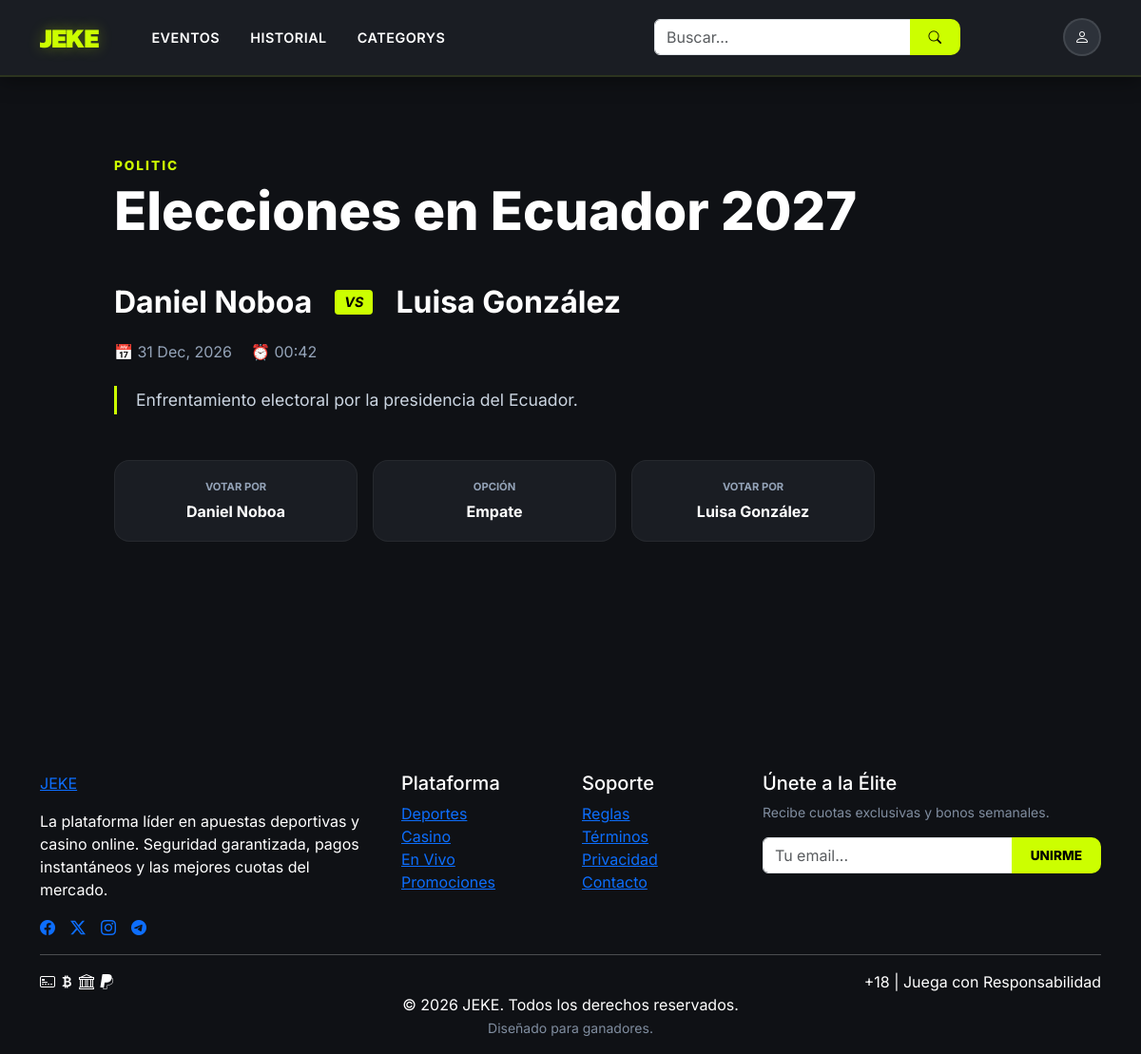
The page /test/7/ on the database its author committed.
### events/models.py (models this page shows, shortened)
class Evento(models.Model):
    creator = models.ForeignKey(
        settings.AUTH_USER_MODEL,
        on_delete=models.CASCADE,
        related_name="eventos_creados"
    )
    event_name = models.CharField(max_length=255)
    category = models.CharField(max_length=100)
    profit = models.IntegerField(default=80,validators=[MinValueValidator(75),MaxValueValidator(95)])
    min_bet_amount = models.DecimalField(max_digits=10 , decimal_places=2, default=Decimal("5.00"), validators=[MinValueValidator(Decimal("5.00"))])
    first_name = models.CharField(max_length=255)
    second_name = models.CharField(max_length=255)
    description = models.TextField(max_length=255)
    event_date = models.DateTimeField(default=timezone.now,editable= False)
    class State (models.TextChoices):
        OPEN = "open", "Abierto"
        CLOSE = "close" , "Abierto"
        FINISHED = "finished","Finalizado"
    state = models.CharField(
        max_length=40,
        choices= State.choices,
        default=State.OPEN,
    )
    class Winner_Result (models.TextChoices):
        FIRST_OPTION = "first_option","primera_opcion"
        SECOND_OPTION = "second_option","segunda_opcion"
        DRAW = "draw","empate"
    winner_result = models.CharField(
        max_length=30,
        choices=Winner_Result.choices,
        blank=True,
    )
    close_date = models.DateTimeField()
    created_at = models.DateTimeField(auto_now_add=True)

### users/views.py (the view)
# urls.py: path("test/<int:id>/", views.test_view, name="test"),
def test_view(request, id):
    event = Evento.objects.filter(id=id).values().first()
    return render(request, 'test.html', {'event': event})

### users/context_processors.py (called while the page is built)
def site_info(request):
    categorys = Category.objects.all().values()
    balance = None
    if request.user.is_authenticated:
        balance_obj = Balance.objects.filter(user=request.user).first()
        if balance_obj:
            balance = balance_obj.balance
    return {
        "category": categorys,
        "balance": balance
    }

### users/templates/test.html (shortened to what this page needs)
{% extends 'master.html' %}
{% block content %}
<div class="jeke-detail-wrapper">
    <header class="jeke-header">
        <span class="jeke-category-badge">{{ event.category }}</span>
        <h1 class="jeke-title">{{ event.event_name }}</h1>
    </header>
    <div class="jeke-body">
        <div class="jeke-vs-container">
            <span>{{ event.first_name }}</span>
            <span class="jeke-vs-tag">VS</span>
            <span>{{ event.second_name }}</span>
        </div>
        <div class="jeke-meta">
            <span>📅 {{ event.close_date|date:"d M, Y" }}</span>
            <span>⏰ {{ event.close_date|date:"H:i" }}</span>
        </div>
        <div class="jeke-description">
            {{ event.description }}
        </div>
        <div class="jeke-actions-grid">
            <button class="jeke-btn">
                <span class="btn-label">Votar por</span>
                {{ event.first_name }}
            </button>
            <button class="jeke-btn">
                <span class="btn-label">Opción</span>
                Empate
            </button>
            <button class="jeke-btn">
                <span class="btn-label">Votar por</span>
                {{ event.second_name }}
            </button>
        </div>
    </div>
</div>
{% endblock %}

### users/static/details.css (style rules this page uses)
:root { --jeke-bg: #0b0d11; --jeke-card: #161920; --jeke-accent: #ccff00; --jeke-text: #ffffff; --jeke-muted: #94a3b8; --jeke-border: rgba(255, 255, 255, 0.05); }
.jeke-detail-wrapper { background-color: var(--jeke-bg); min-height: 80vh; padding: 4rem 10%; color: var(--jeke-text); font-family: 'Inter', sans-serif; }
.jeke-header { margin-bottom: 2.5rem; }
.jeke-category-badge { color: var(--jeke-accent); text-transform: uppercase; font-size: 0.85rem; font-weight: 800; letter-spacing: 2px; display: block; margin-bottom: 0.5rem; }
.jeke-title { font-size: clamp(2rem, 5vw, 3.5rem); font-weight: 800; line-height: 1.1; margin: 0; }
.jeke-vs-container { display: flex; align-items: center; gap: 1.5rem; font-size: clamp(1.2rem, 3vw, 2rem); font-weight: 700; margin-bottom: 1rem; }
.jeke-vs-tag { background: var(--jeke-accent); color: #000; padding: 2px 10px; border-radius: 4px; font-style: italic; font-size: 0.9rem; }
.jeke-meta { display: flex; align-items: center; gap: 20px; color: var(--jeke-muted); font-size: 1rem; margin-bottom: 1.5rem; }
.jeke-description { max-width: 700px; line-height: 1.7; color: #cbd5e1; font-size: 1.1rem; border-left: 3px solid var(--jeke-accent); padding-left: 20px; margin-bottom: 3rem; }
.jeke-actions-grid { display: grid; grid-template-columns: repeat(auto-fit, minmax(180px, 1fr)); gap: 1rem; max-width: 800px; }
.jeke-btn { background: var(--jeke-card); border: 1px solid var(--jeke-border); color: var(--jeke-text); padding: 1.2rem; border-radius: 16px; font-weight: 700; text-align: center; transition: all 0.3s cubic-bezier(0.4, 0, 0.2, 1); cursor: pointer; display: flex; flex-direction: column; align-items: center; gap: 5px; }
.jeke-btn .btn-label { font-size: 0.7rem; text-transform: uppercase; color: var(--jeke-muted); }

### users/static/success.css (style rules this page uses)
:root { --jeke-bg: #0b0d11; --jeke-card: #161920; --jeke-accent: #ccff00; --jeke-success: #00ff88; }

### users/templates/master.html (style rules this page uses)
:root { --jeke-bg: #0f1115; --jeke-card: #1a1d23; --jeke-accent: #ccff00; --jeke-text: #ffffff; --jeke-muted: #94a3b8; }
body { font-family: 'Inter', sans-serif; background-color: var(--jeke-bg); color: var(--jeke-text); margin-top: 100px; }

### rows shown on the page
Evento: category "POLITIC", event_name "Elecciones en Ecuador 2027", first_name "Daniel Noboa", second_name "Luisa González", close_date "31 Dec, 2026", close_date "00:42", description "Enfrentamiento electoral por la presidencia del Ecuador."
